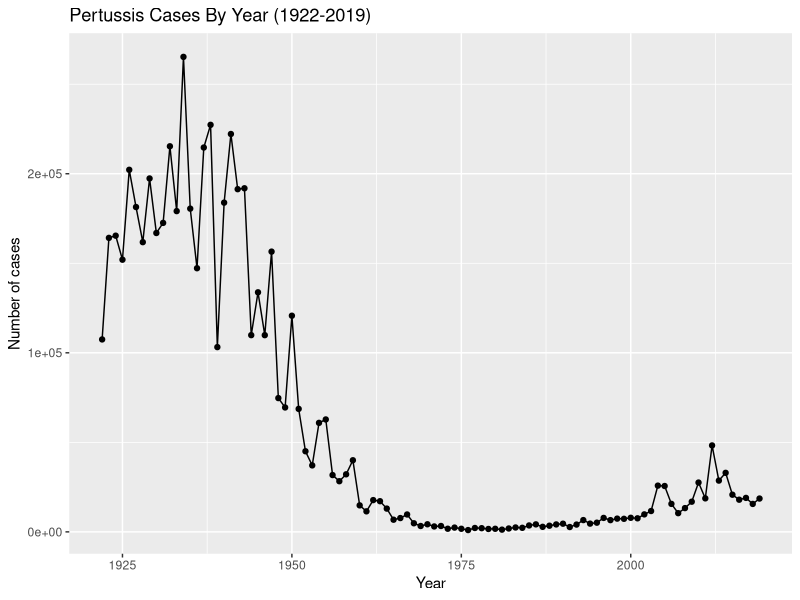
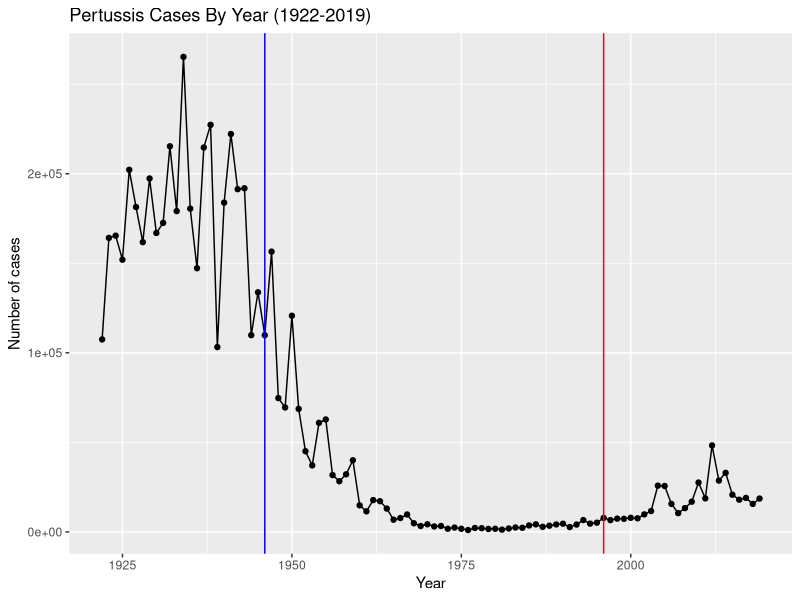

Reproduce these figures in R, in order. (Note: this script raises an error after producing the figures.)
## ---- chunk 1
cdc <- data.frame(
                                 Year = c(1922L,1923L,1924L,1925L,
                                          1926L,1927L,1928L,1929L,1930L,1931L,
                                          1932L,1933L,1934L,1935L,1936L,
                                          1937L,1938L,1939L,1940L,1941L,1942L,
                                          1943L,1944L,1945L,1946L,1947L,
                                          1948L,1949L,1950L,1951L,1952L,
                                          1953L,1954L,1955L,1956L,1957L,1958L,
                                          1959L,1960L,1961L,1962L,1963L,
                                          1964L,1965L,1966L,1967L,1968L,1969L,
                                          1970L,1971L,1972L,1973L,1974L,
                                          1975L,1976L,1977L,1978L,1979L,1980L,
                                          1981L,1982L,1983L,1984L,1985L,
                                          1986L,1987L,1988L,1989L,1990L,
                                          1991L,1992L,1993L,1994L,1995L,1996L,
                                          1997L,1998L,1999L,2000L,2001L,
                                          2002L,2003L,2004L,2005L,2006L,2007L,
                                          2008L,2009L,2010L,2011L,2012L,
                                          2013L,2014L,2015L,2016L,2017L,2018L,
                                          2019L),
         No..Reported.Pertussis.Cases = c(107473,164191,165418,152003,
                                          202210,181411,161799,197371,
                                          166914,172559,215343,179135,265269,
                                          180518,147237,214652,227319,103188,
                                          183866,222202,191383,191890,109873,
                                          133792,109860,156517,74715,69479,
                                          120718,68687,45030,37129,60886,
                                          62786,31732,28295,32148,40005,
                                          14809,11468,17749,17135,13005,6799,
                                          7717,9718,4810,3285,4249,3036,
                                          3287,1759,2402,1738,1010,2177,2063,
                                          1623,1730,1248,1895,2463,2276,
                                          3589,4195,2823,3450,4157,4570,
                                          2719,4083,6586,4617,5137,7796,6564,
                                          7405,7298,7867,7580,9771,11647,
                                          25827,25616,15632,10454,13278,
                                          16858,27550,18719,48277,28639,32971,
                                          20762,17972,18975,15609,18617)
       )
## ---- chunk 2
library(tidyverse)

ggplot(cdc) +
  aes(Year, No..Reported.Pertussis.Cases) +
  geom_point() +
  geom_line() +
  labs(x= "Year", y= "Number of cases") +
  ggtitle("Pertussis Cases By Year (1922-2019)")

## ---- chunk 3
ggplot(cdc) +
  aes(Year, No..Reported.Pertussis.Cases) +
  geom_point() +
  geom_line() +
  labs(x= "Year", y= "Number of cases") +
  ggtitle("Pertussis Cases By Year (1922-2019)") +
  geom_vline(xintercept=1946, color= "blue") +
  geom_vline(xintercept=1996, color= "red")
## ---- chunk 4
library(jsonlite)
## ---- chunk 5
url1 <- "https://www.cmi-pb.org/api/subject"

subject <- read_json(url1, simplifyVector = TRUE) 
head(subject, 3)
## ---- chunk 6
table(subject$infancy_vac)
## ---- chunk 7
table(subject$biological_sex)
## ---- chunk 8
table(subject$biological_sex, subject$race)
## ---- chunk 9
library(lubridate)
## ---- chunk 10
today()
## ---- chunk 11
today() - ymd("2000-01-01")
## ---- chunk 12
time_length( today() - ymd("2000-01-01"),  "years")
## ---- chunk 13
int <- ymd(subject$date_of_boost) - ymd(subject$year_of_birth)
age_at_boost <- time_length(int, "year")
head(age_at_boost)
## ---- chunk 14
specimen <- read_json("https://www.cmi-pb.org/api/specimen", simplifyVector = TRUE) 
titer <- read_json("https://www.cmi-pb.org/api/ab_titer", simplifyVector = TRUE)
## ---- chunk 15
head(specimen, 3)
## ---- chunk 16
meta <- inner_join(specimen, subject)
dim(meta)
head(meta)
## ---- chunk 17
abdata <- inner_join(titer, meta)
dim(abdata)
head(abdata, 3)
## ---- chunk 18
table(abdata$isotype)
## ---- chunk 19
table(abdata$visit)
## ---- chunk 20
ig1 <- abdata %>% filter(isotype == "IgG1", visit!=8)
head(ig1)
## ---- chunk 21
ggplot(ig1) +
  aes(ab_titer, antigen) +
  geom_boxplot() + 
  facet_wrap(vars(visit), nrow=2)
## ---- chunk 22
ggplot(ig1) +
  aes(ab_titer, antigen, col=infancy_vac ) +
  geom_boxplot(show.legend = FALSE) + 
  facet_wrap(vars(visit), nrow=2) +
  theme_bw()
## ---- chunk 23
ggplot(ig1) +
  aes(ab_titer, antigen, col=infancy_vac ) +
  geom_boxplot(show.legend = FALSE) + 
  facet_wrap(vars(infancy_vac, visit), nrow=2)
## ---- chunk 24
filter(ig1, antigen=="Measles") %>%
  ggplot() +
  aes(ab_titer, col=infancy_vac) +
  geom_boxplot(show.legend = TRUE) +
  facet_wrap(vars(visit)) +
  theme_bw()
## ---- chunk 25
filter(ig1, antigen=="FIM2/3") %>%
  ggplot() +
  aes(ab_titer, col=infancy_vac) +
  geom_boxplot(show.legend = TRUE) +
  facet_wrap(vars(visit)) +
  theme_bw()
## ---- chunk 26
url2 <- "https://www.cmi-pb.org/api/v2/rnaseq?versioned_ensembl_gene_id=eq.ENSG00000211896.7"

rna <- read_json(url2, simplifyVector = TRUE) 
## ---- chunk 27
ssrna <- inner_join(rna, meta)
dim(ssrna)
## ---- chunk 28
ggplot(ssrna) +
  aes(visit, tpm, group=subject_id) +
  geom_point() +
  geom_line(alpha=0.2)
## ---- chunk 29
ssrna %>%  
  filter(visit==4) %>% 
  ggplot() +
    aes(tpm, col=infancy_vac) + geom_density() + 
    geom_rug() 
